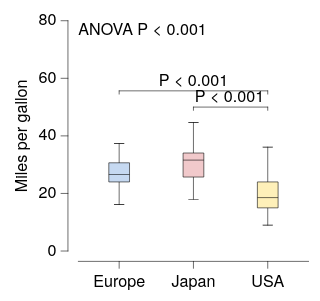

This figure's Vega-Lite source:
### Vega-Lite specification from a JSON file in a GitHub repository (floating-point values rounded to 4 significant figures; data arrays with more than 128 entries replaced by an {"elided": "..."} marker saying what was removed)
{"background": null, "config": {"arc": {"fill": "#DBDBDB", "fillOpacity": 1.0, "innerRadius": 25.0, "padAngle": 0.03, "stroke": "black", "strokeOpacity": 1, "strokeWidth": 0.25}, "area": {"fill": "#DBDBDB", "fillOpacity": 1.0, "stroke": "black", "strokeOpacity": 1, "strokeWidth": 0.25}, "axis": {"domain": true, "domainCap": "round", "domainColor": "black", "domainWidth": 0.25, "grid": false, "gridCap": "round", "gridColor": "#F1F1F1", "gridDash": [0, 0], "gridOpacity": 1.0, "gridWidth": 0.25, "labelColor": "black", "labelFont": "HelveticaNeue", "labelFontSize": 7, "labelFontStyle": "normal", "labelFontWeight": 400, "offset": 4.5, "ticks": true, "tickCap": "round", "tickColor": "black", "tickRound": false, "tickSize": 3, "tickWidth": 0.25, "titleColor": "black", "titleFont": "HelveticaNeue", "titleFontSize": 7, "titleFontStyle": "normal", "titleFontWeight": 400}, "axisX": {"domain": true, "labelAlign": "center", "labelAngle": 0, "labels": true, "ticks": true, "translate": 0}, "axisY": {"domain": true, "labelAlign": "right", "labelAngle": 0, "labels": true, "ticks": true, "translate": 0}, "axisRight": {"domain": true, "labelAlign": "left", "labelAngle": 0, "labels": true, "ticks": true, "translate": 0}, "axisTop": {"domain": true, "labelAlign": "center", "labelAngle": 0, "labels": true, "ticks": true, "translate": 0}, "axisBand": {"tickOffset": 0}, "bar": {"fill": "#DBDBDB", "fillOpacity": 1.0, "stroke": "black", "strokeOpacity": 1, "strokeWidth": 0.25}, "boxplot": {"size": 9.0, "ticks": {"cornerRadius": 0.25, "fill": "black", "size": 4.5, "thickness": 0.25}, "box": {"fillOpacity": 1.0, "stroke": "black", "strokeOpacity": 1, "strokeWidth": 0.25}, "median": {"fill": "black", "fillOpacity": 1.0, "size": 9.0, "thickness": 0.25}, "rule": {"fill": "black", "fillOpacity": 1.0, "size": 10.0, "stroke": "black", "strokeDash": [0, 0], "strokeOpacity": 1, "strokeWidth": 0.25}, "outliers": {"color": "black", "fill": "black", "fillOpacity": 1.0, "size": 0, "stroke": "black", "strokeOpacity": 1, "strokeWidth": 0.25}}, "circle": {"fill": "black", "fillOpacity": 1.0, "size": 0.5, "stroke": null, "strokeOpacity": 1, "strokeWidth": 0.25}, "errorband": {"band": {"fillOpacity": 0.6, "stroke": null, "strokeWidth": 0.25, "strokeOpacity": 1}, "borders": {"opacity": 0, "strokeOpacity": 0.25, "strokeWidth": 1}}, "errorbar": {"opacity": 1, "rule": {"strokeDash": [0, 0], "strokeWidth": 0.5}, "ticks": {"color": "black", "cornerRadius": 0.25, "opacity": 1, "size": 6.0, "thickness": 0.5}, "thickness": 0.5}, "font": "HelveticaNeue", "geoshape": {"fill": "#DBDBDB", "fillOpacity": 1.0, "stroke": "black", "strokeOpacity": 1, "strokeWidth": 0.25}, "header": {"labelColor": "black", "labelFont": "HelveticaNeue", "labelFontSize": 7, "labelFontStyle": "normal", "labelFontWeight": 400, "titleColor": "black", "titleFont": "HelveticaNeue", "titleFontSize": 7, "titleFontStyle": "normal", "titleFontWeight": 400, "titlePadding": 0}, "legend": {"disable": false, "offset": 4.5, "gradientLength": 50.0, "gradientThickness": 5.0, "gradientOpacity": 1.0, "gradientStrokeColor": "black", "gradientStrokeWidth": 0.25, "labelColor": "black", "labelFont": "HelveticaNeue", "labelFontSize": 7, "labelFontStyle": "normal", "labelFontWeight": 400, "strokeColor": "black", "strokeWidth": 0, "symbolSize": 42, "symbolStrokeColor": "black", "symbolStrokeWidth": 0.25, "titleColor": "black", "titleFont": "HelveticaNeue", "titleFontSize": 7, "titleFontStyle": "normal", "titleFontWeight": 400}, "line": {"color": "black", "stroke": "black", "strokeCap": "round", "strokeDash": [0, 0], "strokeOpacity": 1, "strokeWidth": 0.375}, "point": {"filled": true, "fill": "#DBDBDB", "fillOpacity": 1.0, "size": 5.0, "stroke": "black", "strokeOpacity": 1, "strokeWidth": 0.25}, "range": {"category": ["#C6D9F1", "#F1C9CB", "#FEF0B9", "#CEE37A", "#7AA8E0", "#E589A3", "#FDDD5D", "#68B961", "#4177B1", "#C35082", "#E5C227", "#438156"], "diverging": {"scheme": ["#C35082", "#CE6D94", "#D989A7", "#E2A4BA", "#EABFCE", "#F1DBE2", "#F6F6F6", "#D7E0EB", "#B9CBE0", "#9BB6D5", "#7DA1C9", "#5F8CBD", "#4177B1"]}, "heatmap": {"scheme": ["#DFE9F7", "#C6D9F1", "#ADC8EC", "#94B8E6", "#7AA8E0", "#6097DA", "#4D87CA", "#4177B1", "#386898", "#2F597F", "#264A69", "#1D3A58"]}, "ordinal": {"scheme": ["#F1F1F1", "#DBDBDB", "#C6C6C6", "#B2B2B2", "#9D9D9D", "#898989", "#767676", "#636363", "#515151", "#404040", "#2F2F2F", "#1F1F1F"]}, "ramp": {"scheme": ["#DFE9F7", "#C6D9F1", "#ADC8EC", "#94B8E6", "#7AA8E0", "#6097DA", "#4D87CA", "#4177B1", "#386898", "#2F597F", "#264A69", "#1D3A58"]}}, "rule": {"color": "black", "stroke": "black", "strokeCap": "round", "strokeDash": [2, 2], "strokeOpacity": 1, "strokeWidth": 0.25}, "scale": {"bandPaddingInner": 0.1, "bandPaddingOuter": 0.1, "round": false}, "rect": {"fill": "#DBDBDB", "fillOpacity": 1.0, "stroke": "black", "strokeOpacity": 1, "strokeWidth": 0.25}, "square": {"fill": "#DBDBDB", "fillOpacity": 1.0, "size": 10.0, "stroke": "black", "strokeOpacity": 1, "strokeWidth": 0.25}, "text": {"color": "black", "font": "HelveticaNeue", "fontSize": 7, "fontStyle": "normal", "fontWeight": 400}, "title": {"anchor": "middle", "frame": "group", "color": "black", "font": "HelveticaNeue", "fontSize": 7, "fontStyle": "normal", "fontWeight": 400, "subtitleColor": "black", "subtitleFont": "HelveticaNeue", "subtitleFontSize": "HelveticaNeue", "subtitleFontStyle": "normal", "subtitleFontWeight": 400}, "view": {"continuousWidth": 100, "continuousHeight": 100, "discreteWidth": 100, "discreteHeight": 100, "fill": null, "stroke": null, "strokeWidth": 0.25}}, "layer": [{"data": {"name": "data-84942684f44a0939f6e50b33ec91a880"}, "mark": {"type": "boxplot"}, "encoding": {"color": {"field": "Origin", "legend": null, "type": "nominal"}, "x": {"field": "Origin", "sort": ["Europe", "Japan", "USA"], "title": null, "type": "nominal"}, "y": {"field": "Miles_per_Gallon", "scale": {"domain": [0, 75]}, "title": "Miles per gallon", "type": "quantitative"}}}, {"layer": [{"data": {"values": [{"__dysonsphere__": 1}]}, "mark": {"type": "text", "align": "left", "angle": 0, "baseline": "top", "dx": 0, "dy": 0, "fontSize": 7, "opacity": 1.0}, "encoding": {"text": {"value": "ANOVA P < 0.001"}, "x": {"value": 0}, "y": {"value": 0}}}, {"layer": [{"data": {"values": [{"x": "Europe", "x2": "USA", "y": 55.64, "__dysonsphere__": 1}]}, "mark": {"type": "rule", "strokeCap": "round", "strokeDash": [0, 0], "strokeWidth": 0.25}, "encoding": {"x": {"field": "x", "type": "nominal"}, "x2": {"field": "x2"}, "y": {"field": "y", "type": "quantitative"}}}, {"data": {"values": [{"x": "Europe", "y": 55.64, "y2": 54.51, "__dysonsphere__": 1}]}, "mark": {"type": "rule", "strokeCap": "round", "strokeDash": [0, 0], "strokeWidth": 0.25}, "encoding": {"x": {"field": "x", "type": "nominal"}, "y": {"field": "y", "type": "quantitative"}, "y2": {"field": "y2"}}}, {"data": {"values": [{"x": "USA", "y": 55.64, "y2": 54.51, "__dysonsphere__": 1}]}, "mark": {"type": "rule", "strokeCap": "round", "strokeDash": [0, 0], "strokeWidth": 0.25}, "encoding": {"x": {"field": "x", "type": "nominal"}, "y": {"field": "y", "type": "quantitative"}, "y2": {"field": "y2"}}}, {"data": {"values": [{"y": 55.64, "label": "P < 0.001", "__dysonsphere__": 1}]}, "mark": {"type": "text", "align": "center", "dy": -4, "fontSize": 7}, "encoding": {"text": {"field": "label", "type": "nominal"}, "x": {"value": 50.0}, "y": {"field": "y", "type": "quantitative"}}}]}, {"layer": [{"data": {"values": [{"x": "Japan", "x2": "USA", "y": 50.0, "__dysonsphere__": 1}]}, "mark": {"type": "rule", "strokeCap": "round", "strokeDash": [0, 0], "strokeWidth": 0.25}, "encoding": {"x": {"field": "x", "type": "nominal"}, "x2": {"field": "x2"}, "y": {"field": "y", "type": "quantitative"}}}, {"data": {"values": [{"x": "Japan", "y": 50.0, "y2": 48.87, "__dysonsphere__": 1}]}, "mark": {"type": "rule", "strokeCap": "round", "strokeDash": [0, 0], "strokeWidth": 0.25}, "encoding": {"x": {"field": "x", "type": "nominal"}, "y": {"field": "y", "type": "quantitative"}, "y2": {"field": "y2"}}}, {"data": {"values": [{"x": "USA", "y": 50.0, "y2": 48.87, "__dysonsphere__": 1}]}, "mark": {"type": "rule", "strokeCap": "round", "strokeDash": [0, 0], "strokeWidth": 0.25}, "encoding": {"x": {"field": "x", "type": "nominal"}, "y": {"field": "y", "type": "quantitative"}, "y2": {"field": "y2"}}}, {"data": {"values": [{"y": 50.0, "label": "P < 0.001", "__dysonsphere__": 1}]}, "mark": {"type": "text", "align": "center", "dy": -4, "fontSize": 7}, "encoding": {"text": {"field": "label", "type": "nominal"}, "x": {"value": 65.62}, "y": {"field": "y", "type": "quantitative"}}}]}], "name": "__dysonsphere_a9b257f8a1ec4766_1"}], "$schema": "https://vega.github.io/schema/vega-lite/v6.4.1.json", "datasets": {"data-84942684f44a0939f6e50b33ec91a880": {"elided": "398 records"}}}
